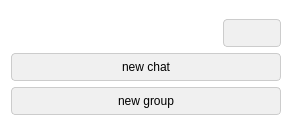
<?xml version="1.0" encoding="UTF-8"?>
<ui version="4.0">
 <class>popupCard</class>
 <widget class="QWidget" name="popupCard">
  <property name="geometry">
   <rect>
    <x>0</x>
    <y>0</y>
    <width>292</width>
    <height>135</height>
   </rect>
  </property>
  <property name="windowTitle">
   <string>Form</string>
  </property>
  <property name="styleSheet">
   <string notr="true">QWidget#popupCard {
    background-color: white;
    border-radius: 8px;
}
QWidget#popupCard QPushButton {
    background-color: #f0f0f0;
    color: black;
    border: 1px solid #cccccc;
    padding: 6px 12px;
    border-radius: 4px;
}
QWidget#popupCard QPushButton:hover {
    background-color: #e0e0e0;
}
QWidget#popupCard QPushButton:pressed {
    background-color: #d0d0d0;
}
</string>
  </property>
  <layout class="QVBoxLayout" name="verticalLayout_3">
   <item>
    <layout class="QVBoxLayout" name="verticalLayout_2" stretch="1,8">
     <item>
      <layout class="QHBoxLayout" name="horizontalLayout" stretch="0,1">
       <item>
        <spacer name="horizontalSpacer">
         <property name="orientation">
          <enum>Qt::Orientation::Horizontal</enum>
         </property>
         <property name="sizeHint" stdset="0">
          <size>
           <width>300</width>
           <height>20</height>
          </size>
         </property>
        </spacer>
       </item>
       <item>
        <widget class="QPushButton" name="close_btn">
         <property name="text">
          <string/>
         </property>
         <property name="icon">
          <iconset>
           <normaloff>крест.jpg</normaloff>крест.jpg</iconset>
         </property>
        </widget>
       </item>
      </layout>
     </item>
     <item>
      <layout class="QVBoxLayout" name="verticalLayout">
       <item>
        <widget class="QPushButton" name="newChat_btn">
         <property name="text">
          <string>new chat</string>
         </property>
        </widget>
       </item>
       <item>
        <widget class="QPushButton" name="newGroup_btn">
         <property name="text">
          <string>new group</string>
         </property>
        </widget>
       </item>
      </layout>
     </item>
    </layout>
   </item>
  </layout>
 </widget>
 <resources/>
 <connections/>
</ui>
